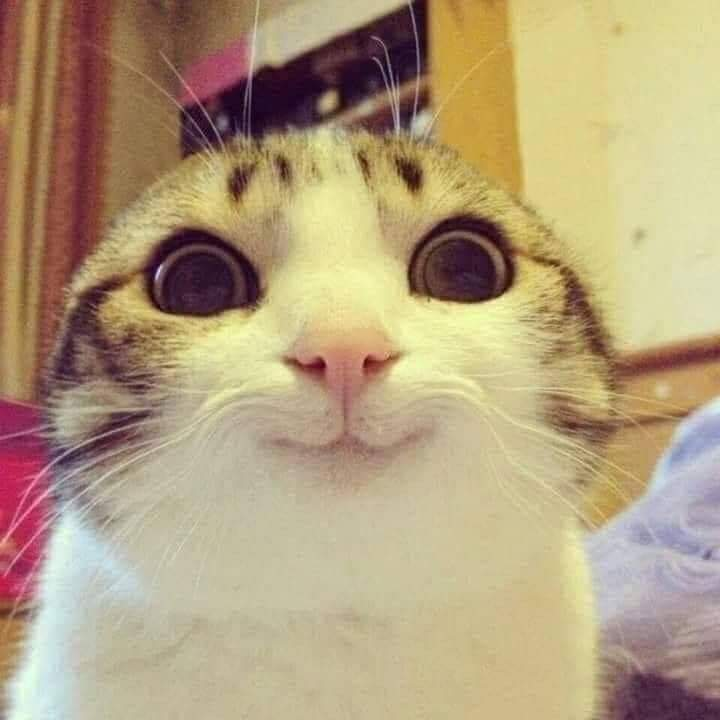
#> input picture img/anh1.jpg, 720 x 720 px
$ python -i main.py   (imports and definitions only)
#> lines starting #> are read from the running program, lines starting #| are printed output that depends on the picture
import cv2
import numpy as np
from scipy.signal import convolve2d
from skimage import color, img_as_float
from skimage.restoration import wiener
from matplotlib import pyplot as plt
from tkinter import *
from tkinter import filedialog
from PIL import Image, ImageTk

def chon():
    file_path = filedialog.askopenfilename(filetypes=[("Image files", "*.jpg;*.jpeg;*.png")])
#> the answer given: img/anh1.jpg
    if file_path:
        # Đọc ảnh từ tệp được chọn
        img = cv2.imread(file_path)
#> img is the input picture: shape (720, 720, 3); mean B, G, R 125.3, 158.6, 179.1
        img = img_as_float(img)

        # Chuyển ảnh sang ảnh xám
        gray = color.rgb2gray(img)
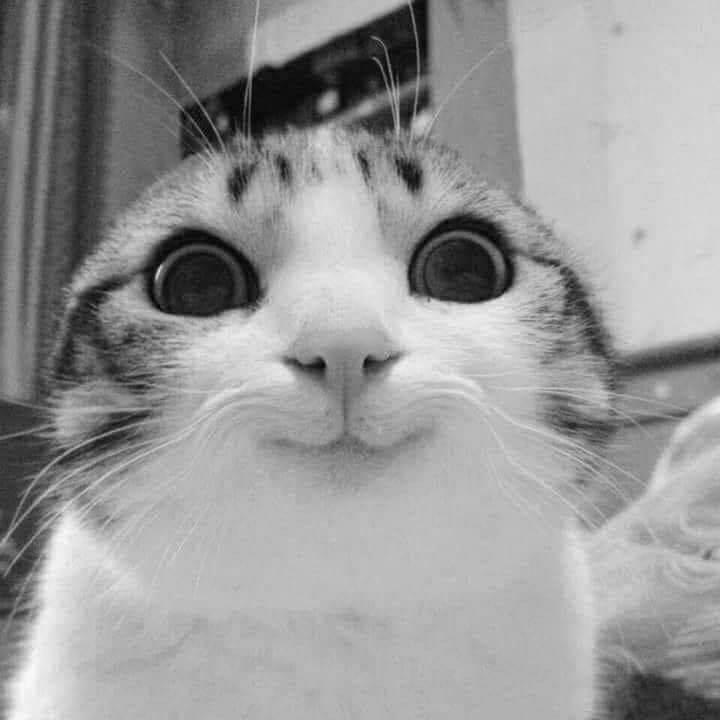
#> gray: shape (720, 720) float64; min 0.00933, max 0.978, mean 0.6

        # Hiển thị ảnh gốc
        plt.figure()
        plt.imshow(gray, cmap='gray')
        plt.title('Ảnh xám')

        # Tạo ảnh bị mờ do chuyển động
        LEN = 21
        THETA = 11
        PSF = np.zeros((LEN, LEN))
        PSF[int((LEN-1)/2), :] = np.ones(LEN)
        PSF = np.roll(PSF, -int((LEN-1)/2), axis=1)
        PSF = cv2.warpAffine(PSF, cv2.getRotationMatrix2D((LEN/2-0.5, LEN/2-0.5), THETA, 1.0), (LEN, LEN))
        PSF = PSF/np.sum(PSF)
        blurred = convolve2d(gray, PSF, mode='same', boundary='wrap')
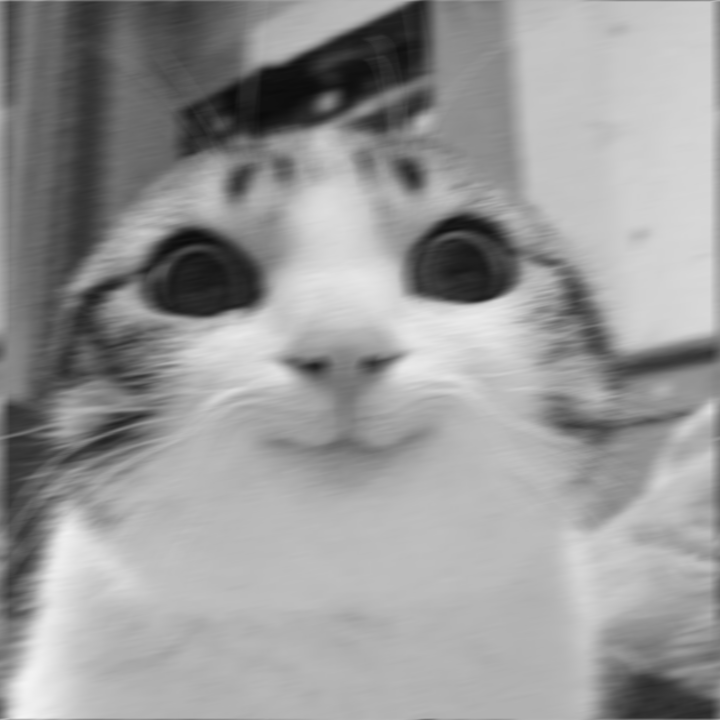
#> blurred: shape (720, 720) float64; min 0.0463, max 0.956, mean 0.6

        # Hiển thị ảnh bị mờ do chuyển động
        plt.figure()
        plt.imshow(blurred, cmap='gray')
        plt.title('Ảnh bị mờ do chuyển động')

        # Khôi phục ảnh bị mờ do chuyển động bằng phương pháp Wiener

        wnr1 = wiener(blurred, PSF, 0.01)

        # Hiển thị ảnh khôi phục
        plt.figure()
        plt.imshow(wnr1, cmap='gray')
        plt.title('Ảnh khôi phục')

        # Hiển thị tất cả các ảnh
        plt.show()

# [2 lines not run here, left out]
# [1 line that did not run here, left out]
# [1 line not run here, left out]
# [1 line that did not run here, left out]
# [3 lines not run here, left out]

>>> result = chon()

$ run again, with img/anh3.jpg copied over img/anh1.jpg
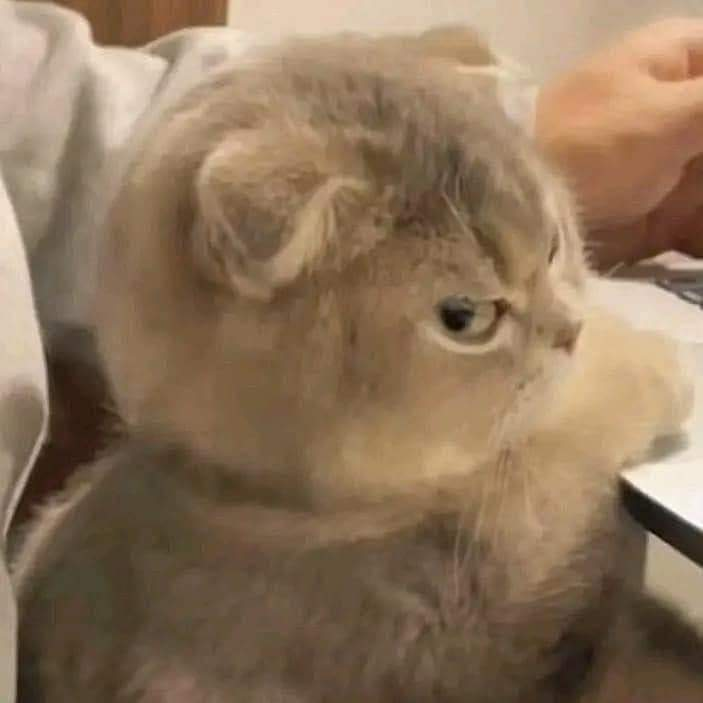
#> input picture img/anh3.jpg, 703 x 703 px
#> in chon, img is the input picture: shape (703, 703, 3); mean B, G, R 90.9, 116.4, 141.5
#> in chon, `gray = color.rgb2gray(img)`:
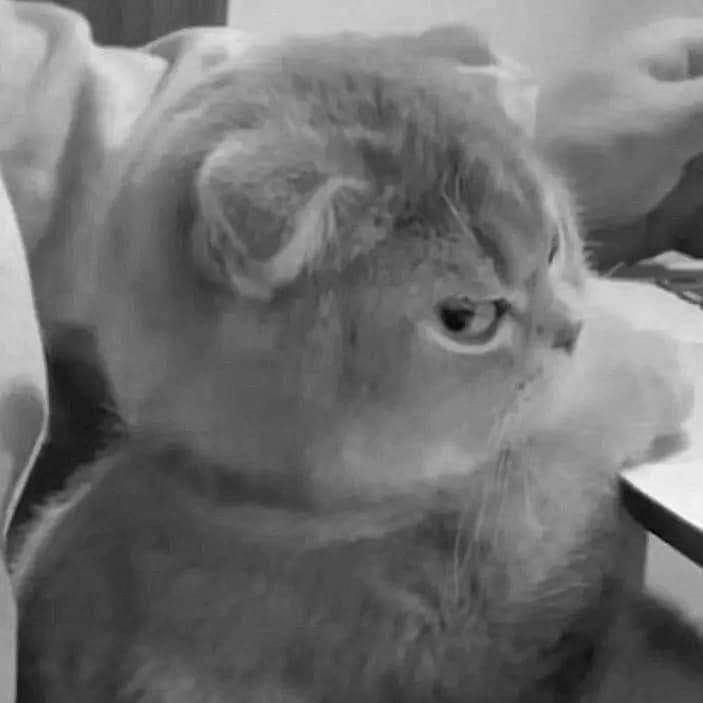
#> gray: shape (703, 703) float64; min 0.0112, max 0.998, mean 0.442
#> in chon, `blurred = convolve2d(gray, PSF, mode='same', boundary='wrap')`:
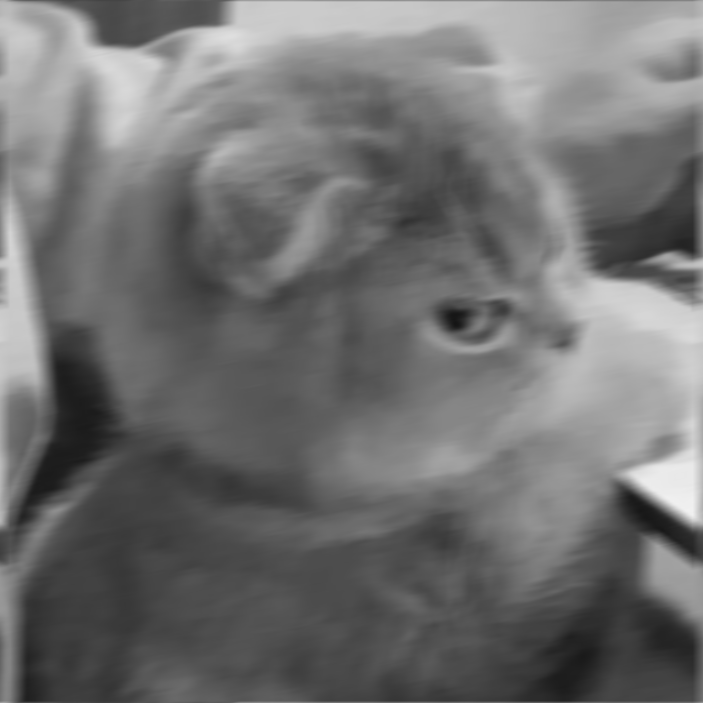
#> blurred: shape (703, 703) float64; min 0.0837, max 0.947, mean 0.442
